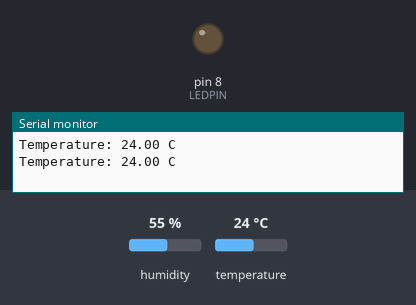
Recording of a sketch running on a simulated Arduino Uno, built with avr-gcc and run on an emulated ATmega328P. Parts: output pins drawn as LEDs (lit = HIGH), the last lines printed to the serial monitor. The inputs (shaded band) are chosen by the test bench; at power-on: temperature 24 °C, humidity 55 %.

Above: at 2.8 s.
2.9 s: temperature set to 39.3 °C
5.6 s: temperature set to 40.7 °C
At 7.3 s:
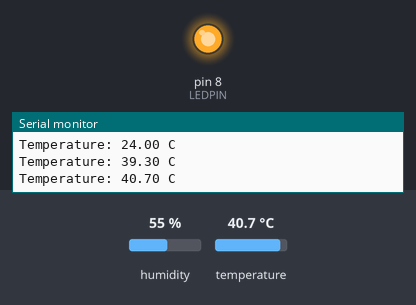
8.3 s: temperature set to 12 °C
At 10.8 s:
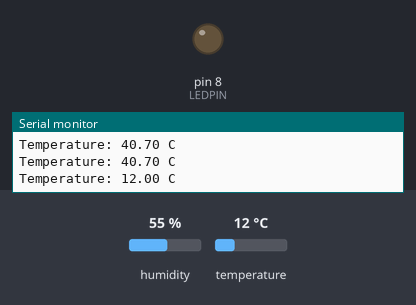
11.5 s: temperature set to 41 °C
At 12.5 s:
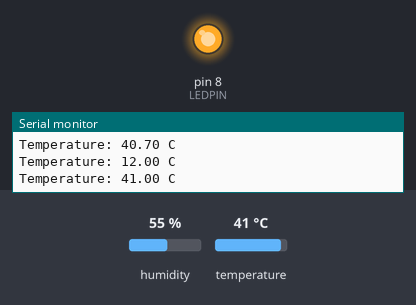
Timing chart, 0 to 14.5 s (numbered marks = the images above; inputs shaded):
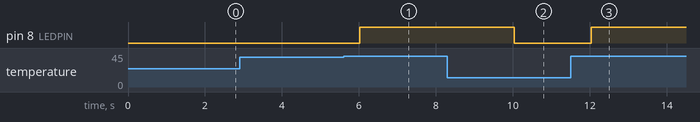

Measured:
- the behaviour switches between 39.9 and 40 °C on temperature (found by bisection; images 0 and 1)
- after the input at 5.6 s, pin 8 (LEDPIN): LOW → HIGH after 0.42 s
- after the input at 8.3 s, pin 8 (LEDPIN): HIGH → LOW after 1.7 s
- after the input at 11.5 s, pin 8 (LEDPIN): LOW → HIGH after 0.54 s

The sketch:

sketch.ino
```cpp
#include <DHT.h>

#define DHTPIN 2
#define DHTTYPE DHT22
#define LEDPIN 8

DHT dht(DHTPIN, DHTTYPE);

void setup() {
  Serial.begin(9600);
  dht.begin();
  pinMode(LEDPIN, OUTPUT);
}

void loop() {
  float temperature = dht.readTemperature();

  if (isnan(temperature)) {
    Serial.println("Sensor error");
    delay(2000);
    return;
  }

  Serial.print("Temperature: ");
  Serial.print(temperature);
  Serial.println(" C");

  if (temperature >= 40) {
    digitalWrite(LEDPIN, HIGH);
  } else {
    digitalWrite(LEDPIN, LOW);
  }

  delay(2000);
}
```
